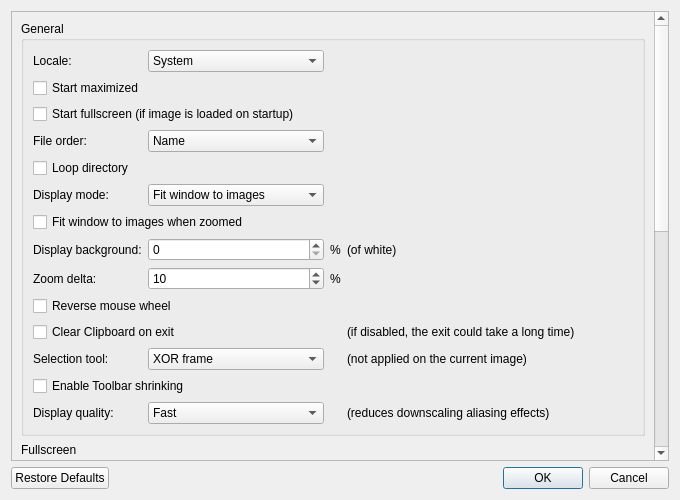
<?xml version="1.0" encoding="UTF-8"?>
<ui version="4.0">
 <class>PreferencesDialog</class>
 <widget class="QDialog" name="PreferencesDialog">
  <property name="windowModality">
   <enum>Qt::ApplicationModal</enum>
  </property>
  <property name="geometry">
   <rect>
    <x>0</x>
    <y>0</y>
    <width>680</width>
    <height>500</height>
   </rect>
  </property>
  <property name="minimumSize">
   <size>
    <width>680</width>
    <height>500</height>
   </size>
  </property>
  <property name="windowTitle">
   <string>Preferences</string>
  </property>
  <layout class="QGridLayout" name="gridLayout_2">
   <item row="1" column="0">
    <widget class="QDialogButtonBox" name="buttonBox">
     <property name="orientation">
      <enum>Qt::Horizontal</enum>
     </property>
     <property name="standardButtons">
      <set>QDialogButtonBox::Cancel|QDialogButtonBox::Ok|QDialogButtonBox::RestoreDefaults</set>
     </property>
    </widget>
   </item>
   <item row="0" column="0">
    <layout class="QVBoxLayout" name="verticalLayout">
     <item>
      <widget class="QScrollArea" name="scrollArea">
       <property name="widgetResizable">
        <bool>true</bool>
       </property>
       <widget class="QWidget" name="scrollAreaWidgetContents">
        <property name="geometry">
         <rect>
          <x>0</x>
          <y>0</y>
          <width>632</width>
          <height>953</height>
         </rect>
        </property>
        <layout class="QVBoxLayout" name="verticalLayout_3">
         <item>
          <widget class="QGroupBox" name="groupBox">
           <property name="sizePolicy">
            <sizepolicy hsizetype="Preferred" vsizetype="Minimum">
             <horstretch>0</horstretch>
             <verstretch>0</verstretch>
            </sizepolicy>
           </property>
           <property name="title">
            <string>General</string>
           </property>
           <layout class="QGridLayout" name="gridLayout">
            <item row="7" column="1">
             <widget class="QSpinBox" name="spinBoxDisplayBackground">
              <property name="maximum">
               <number>100</number>
              </property>
             </widget>
            </item>
            <item row="7" column="3">
             <widget class="QLabel" name="labelDisplayBackgroundExplain">
              <property name="text">
               <string>(of white)</string>
              </property>
             </widget>
            </item>
            <item row="8" column="2">
             <widget class="QLabel" name="labelSuffixPercent2">
              <property name="text">
               <string>%</string>
              </property>
             </widget>
            </item>
            <item row="11" column="0">
             <widget class="QLabel" name="labelSelector">
              <property name="text">
               <string>Selection tool:</string>
              </property>
             </widget>
            </item>
            <item row="6" column="0" colspan="2">
             <widget class="QCheckBox" name="checkBoxFitWindowWhenZoomed">
              <property name="text">
               <string>Fit window to images when zoomed</string>
              </property>
             </widget>
            </item>
            <item row="3" column="1">
             <widget class="QComboBox" name="comboBoxFileOrder">
              <item>
               <property name="text">
                <string>Name</string>
               </property>
              </item>
              <item>
               <property name="text">
                <string>Name (reversed)</string>
               </property>
              </item>
              <item>
               <property name="text">
                <string>Time</string>
               </property>
              </item>
              <item>
               <property name="text">
                <string>Time (reversed)</string>
               </property>
              </item>
             </widget>
            </item>
            <item row="14" column="3">
             <widget class="QLabel" name="labelDisplayQualityExplain">
              <property name="text">
               <string>(reduces downscaling aliasing effects)</string>
              </property>
             </widget>
            </item>
            <item row="3" column="0">
             <widget class="QLabel" name="labelFileOrder">
              <property name="text">
               <string>File order:</string>
              </property>
             </widget>
            </item>
            <item row="0" column="3">
             <spacer name="horizontalSpacer">
              <property name="orientation">
               <enum>Qt::Horizontal</enum>
              </property>
              <property name="sizeHint" stdset="0">
               <size>
                <width>40</width>
                <height>20</height>
               </size>
              </property>
             </spacer>
            </item>
            <item row="14" column="1">
             <widget class="QComboBox" name="comboBoxDisplayQuality">
              <item>
               <property name="text">
                <string>Fast</string>
               </property>
              </item>
              <item>
               <property name="text">
                <string>Quality</string>
               </property>
              </item>
             </widget>
            </item>
            <item row="7" column="2">
             <widget class="QLabel" name="labelSuffixPercent1">
              <property name="text">
               <string>%</string>
              </property>
             </widget>
            </item>
            <item row="9" column="0" colspan="2">
             <widget class="QCheckBox" name="checkBoxReverseMouseWheel">
              <property name="text">
               <string>Reverse mouse wheel</string>
              </property>
             </widget>
            </item>
            <item row="5" column="0">
             <widget class="QLabel" name="labelDisplayMode">
              <property name="text">
               <string>Display mode:</string>
              </property>
             </widget>
            </item>
            <item row="8" column="1">
             <widget class="QSpinBox" name="spinBoxZoomDelta">
              <property name="minimum">
               <number>1</number>
              </property>
              <property name="value">
               <number>10</number>
              </property>
             </widget>
            </item>
            <item row="10" column="3">
             <widget class="QLabel" name="labelClearClipboardExplain">
              <property name="text">
               <string>(if disabled, the exit could take a long time)</string>
              </property>
             </widget>
            </item>
            <item row="4" column="0" colspan="2">
             <widget class="QCheckBox" name="checkBoxLoopDir">
              <property name="text">
               <string>Loop directory</string>
              </property>
             </widget>
            </item>
            <item row="7" column="0">
             <widget class="QLabel" name="labelDisplayBackground">
              <property name="text">
               <string>Display background:</string>
              </property>
             </widget>
            </item>
            <item row="11" column="1">
             <widget class="QComboBox" name="comboBoxSelector">
              <item>
               <property name="text">
                <string>XOR frame</string>
               </property>
              </item>
              <item>
               <property name="text">
                <string>Highlight (fast)</string>
               </property>
              </item>
             </widget>
            </item>
            <item row="11" column="3">
             <widget class="QLabel" name="labelSelectorExplain">
              <property name="text">
               <string>(not applied on the current image)</string>
              </property>
             </widget>
            </item>
            <item row="10" column="0" colspan="2">
             <widget class="QCheckBox" name="checkBoxClearClipboard">
              <property name="text">
               <string>Clear Clipboard on exit</string>
              </property>
             </widget>
            </item>
            <item row="8" column="0">
             <widget class="QLabel" name="labelZoomDelta">
              <property name="text">
               <string>Zoom delta:</string>
              </property>
             </widget>
            </item>
            <item row="12" column="0" colspan="2">
             <widget class="QCheckBox" name="checkBoxEnableToolbarShrinking">
              <property name="text">
               <string>Enable Toolbar shrinking</string>
              </property>
             </widget>
            </item>
            <item row="5" column="1">
             <widget class="QComboBox" name="comboBoxDisplayMode">
              <item>
               <property name="text">
                <string>Fit window to images</string>
               </property>
              </item>
              <item>
               <property name="text">
                <string>Fit all images to window</string>
               </property>
              </item>
              <item>
               <property name="text">
                <string>Fit large images to window</string>
               </property>
              </item>
              <item>
               <property name="text">
                <string>Do not fit</string>
               </property>
              </item>
              <item>
               <property name="text">
                <string>Fit images to desktop</string>
               </property>
              </item>
              <item>
               <property name="text">
                <string>Fit large images to desktop</string>
               </property>
              </item>
             </widget>
            </item>
            <item row="1" column="0" colspan="2">
             <widget class="QCheckBox" name="checkBoxStartMaximized">
              <property name="text">
               <string>Start maximized</string>
              </property>
             </widget>
            </item>
            <item row="14" column="0">
             <widget class="QLabel" name="labelDisplayQuality">
              <property name="text">
               <string>Display quality:</string>
              </property>
             </widget>
            </item>
            <item row="0" column="1">
             <widget class="QComboBox" name="comboBoxLocale">
              <property name="sizePolicy">
               <sizepolicy hsizetype="Minimum" vsizetype="Fixed">
                <horstretch>0</horstretch>
                <verstretch>0</verstretch>
               </sizepolicy>
              </property>
              <item>
               <property name="text">
                <string>System</string>
               </property>
              </item>
             </widget>
            </item>
            <item row="0" column="0">
             <widget class="QLabel" name="labelLocale">
              <property name="sizePolicy">
               <sizepolicy hsizetype="Minimum" vsizetype="Preferred">
                <horstretch>0</horstretch>
                <verstretch>0</verstretch>
               </sizepolicy>
              </property>
              <property name="text">
               <string>Locale:</string>
              </property>
             </widget>
            </item>
            <item row="2" column="0" colspan="4">
             <widget class="QCheckBox" name="checkBoxStartFullscreen">
              <property name="text">
               <string>Start fullscreen (if image is loaded on startup)</string>
              </property>
             </widget>
            </item>
           </layout>
          </widget>
         </item>
         <item>
          <widget class="QGroupBox" name="groupBoxFs">
           <property name="sizePolicy">
            <sizepolicy hsizetype="Preferred" vsizetype="Minimum">
             <horstretch>0</horstretch>
             <verstretch>0</verstretch>
            </sizepolicy>
           </property>
           <property name="title">
            <string>Fullscreen</string>
           </property>
           <layout class="QGridLayout" name="gridLayout_3">
            <item row="6" column="0">
             <widget class="QLabel" name="labelFsIndicatorFontSize">
              <property name="text">
               <string>Indicator font size:</string>
              </property>
             </widget>
            </item>
            <item row="2" column="0" colspan="2">
             <widget class="QCheckBox" name="checkBoxFsFileIndexIndicator">
              <property name="text">
               <string>Enable file index indicator</string>
              </property>
             </widget>
            </item>
            <item row="4" column="1">
             <widget class="QComboBox" name="comboBoxFsIndicatorColor">
              <item>
               <property name="text">
                <string>Dark gray</string>
               </property>
              </item>
              <item>
               <property name="text">
                <string>Gray</string>
               </property>
              </item>
              <item>
               <property name="text">
                <string>Light gray</string>
               </property>
              </item>
              <item>
               <property name="text">
                <string>White</string>
               </property>
              </item>
              <item>
               <property name="text">
                <string>Dark red</string>
               </property>
              </item>
              <item>
               <property name="text">
                <string>Red</string>
               </property>
              </item>
              <item>
               <property name="text">
                <string>Dark green</string>
               </property>
              </item>
              <item>
               <property name="text">
                <string>Green</string>
               </property>
              </item>
              <item>
               <property name="text">
                <string>Dark Blue</string>
               </property>
              </item>
              <item>
               <property name="text">
                <string>Blue</string>
               </property>
              </item>
             </widget>
            </item>
            <item row="1" column="0">
             <widget class="QLabel" name="labelFsDisplayMode">
              <property name="text">
               <string>Display mode:</string>
              </property>
             </widget>
            </item>
            <item row="1" column="1">
             <widget class="QComboBox" name="comboBoxFsDisplayMode">
              <item>
               <property name="text">
                <string>Fit all images to display</string>
               </property>
              </item>
              <item>
               <property name="text">
                <string>Fit large images to display</string>
               </property>
              </item>
             </widget>
            </item>
            <item row="3" column="0" colspan="2">
             <widget class="QCheckBox" name="checkBoxFsFileNameIndicator">
              <property name="text">
               <string>Enable file name indicator</string>
              </property>
             </widget>
            </item>
            <item row="6" column="2">
             <widget class="QLabel" name="labelSuffixPixel1">
              <property name="text">
               <string>px</string>
              </property>
             </widget>
            </item>
            <item row="1" column="3">
             <spacer name="horizontalSpacer_2">
              <property name="orientation">
               <enum>Qt::Horizontal</enum>
              </property>
              <property name="sizeHint" stdset="0">
               <size>
                <width>40</width>
                <height>20</height>
               </size>
              </property>
             </spacer>
            </item>
            <item row="0" column="0" colspan="2">
             <widget class="QCheckBox" name="checkBoxFsHideCursor">
              <property name="text">
               <string>Hide cursor</string>
              </property>
             </widget>
            </item>
            <item row="6" column="1">
             <widget class="QSpinBox" name="spinBoxFsIndicatorFontSize">
              <property name="minimum">
               <number>1</number>
              </property>
              <property name="value">
               <number>8</number>
              </property>
             </widget>
            </item>
            <item row="4" column="0">
             <widget class="QLabel" name="labelFsIndicatorColor">
              <property name="text">
               <string>Indicator color:</string>
              </property>
             </widget>
            </item>
            <item row="5" column="1">
             <widget class="QFontComboBox" name="fontComboBoxFsIndicatorFontFamily"/>
            </item>
            <item row="5" column="0">
             <widget class="QLabel" name="labelFsIndicatorFontFamily">
              <property name="text">
               <string>Indicator font:</string>
              </property>
             </widget>
            </item>
           </layout>
          </widget>
         </item>
         <item>
          <widget class="QGroupBox" name="groupBoxUs">
           <property name="sizePolicy">
            <sizepolicy hsizetype="Preferred" vsizetype="Minimum">
             <horstretch>0</horstretch>
             <verstretch>0</verstretch>
            </sizepolicy>
           </property>
           <property name="title">
            <string>Undo stack</string>
           </property>
           <layout class="QGridLayout" name="gridLayout_4">
            <item row="0" column="1">
             <widget class="QSpinBox" name="spinBoxUsMinimumSteps">
              <property name="minimum">
               <number>1</number>
              </property>
              <property name="maximum">
               <number>999</number>
              </property>
             </widget>
            </item>
            <item row="1" column="0">
             <widget class="QLabel" name="labelUsMemoryLimit">
              <property name="text">
               <string>Memory limit:</string>
              </property>
             </widget>
            </item>
            <item row="0" column="0">
             <widget class="QLabel" name="labelUsMinimumSteps">
              <property name="text">
               <string>Minimum number of steps:</string>
              </property>
             </widget>
            </item>
            <item row="1" column="1">
             <widget class="QSpinBox" name="spinBoxUsMemoryLimit">
              <property name="minimum">
               <number>1</number>
              </property>
              <property name="maximum">
               <number>65536</number>
              </property>
             </widget>
            </item>
            <item row="0" column="3">
             <spacer name="horizontalSpacer_3">
              <property name="orientation">
               <enum>Qt::Horizontal</enum>
              </property>
              <property name="sizeHint" stdset="0">
               <size>
                <width>40</width>
                <height>20</height>
               </size>
              </property>
             </spacer>
            </item>
            <item row="1" column="2">
             <widget class="QLabel" name="labelSuffixMegaByte1">
              <property name="text">
               <string>MB</string>
              </property>
             </widget>
            </item>
           </layout>
          </widget>
         </item>
         <item>
          <widget class="QGroupBox" name="groupBoxTh">
           <property name="title">
            <string>Thumbnails</string>
           </property>
           <layout class="QGridLayout" name="gridLayout_5">
            <item row="3" column="1">
             <widget class="QSpinBox" name="spinBoxThScrollSpeed">
              <property name="minimum">
               <number>1</number>
              </property>
              <property name="maximum">
               <number>999</number>
              </property>
             </widget>
            </item>
            <item row="0" column="1">
             <widget class="QSpinBox" name="spinBoxThCacheSize">
              <property name="minimum">
               <number>256</number>
              </property>
              <property name="maximum">
               <number>8192</number>
              </property>
             </widget>
            </item>
            <item row="3" column="0">
             <widget class="QLabel" name="labelThScrollSpeed">
              <property name="text">
               <string>Scroll speed:</string>
              </property>
             </widget>
            </item>
            <item row="0" column="0">
             <widget class="QLabel" name="labelThCacheSize">
              <property name="text">
               <string>Cache size:</string>
              </property>
             </widget>
            </item>
            <item row="2" column="0">
             <widget class="QLabel" name="labelThMultithreading">
              <property name="text">
               <string>Multithreading:</string>
              </property>
             </widget>
            </item>
            <item row="2" column="1">
             <widget class="QComboBox" name="comboBoxThMultithreading">
              <item>
               <property name="text">
                <string>Auto</string>
               </property>
              </item>
              <item>
               <property name="text">
                <string>1</string>
               </property>
              </item>
              <item>
               <property name="text">
                <string>2</string>
               </property>
              </item>
              <item>
               <property name="text">
                <string>4</string>
               </property>
              </item>
              <item>
               <property name="text">
                <string>8</string>
               </property>
              </item>
              <item>
               <property name="text">
                <string>16</string>
               </property>
              </item>
              <item>
               <property name="text">
                <string>32</string>
               </property>
              </item>
              <item>
               <property name="text">
                <string>64</string>
               </property>
              </item>
             </widget>
            </item>
            <item row="0" column="2">
             <spacer name="horizontalSpacer_4">
              <property name="orientation">
               <enum>Qt::Horizontal</enum>
              </property>
              <property name="sizeHint" stdset="0">
               <size>
                <width>40</width>
                <height>20</height>
               </size>
              </property>
             </spacer>
            </item>
            <item row="1" column="0" colspan="2">
             <widget class="QCheckBox" name="checkBoxThPreloading">
              <property name="text">
               <string>Preloading</string>
              </property>
             </widget>
            </item>
           </layout>
          </widget>
         </item>
         <item>
          <spacer name="verticalSpacer">
           <property name="orientation">
            <enum>Qt::Vertical</enum>
           </property>
           <property name="sizeHint" stdset="0">
            <size>
             <width>20</width>
             <height>40</height>
            </size>
           </property>
          </spacer>
         </item>
        </layout>
       </widget>
      </widget>
     </item>
    </layout>
   </item>
  </layout>
 </widget>
 <tabstops>
  <tabstop>scrollArea</tabstop>
  <tabstop>comboBoxLocale</tabstop>
  <tabstop>checkBoxStartMaximized</tabstop>
  <tabstop>comboBoxFileOrder</tabstop>
  <tabstop>checkBoxLoopDir</tabstop>
  <tabstop>comboBoxDisplayMode</tabstop>
  <tabstop>checkBoxFitWindowWhenZoomed</tabstop>
  <tabstop>spinBoxDisplayBackground</tabstop>
  <tabstop>spinBoxZoomDelta</tabstop>
  <tabstop>checkBoxReverseMouseWheel</tabstop>
  <tabstop>checkBoxClearClipboard</tabstop>
  <tabstop>checkBoxFsHideCursor</tabstop>
  <tabstop>comboBoxFsDisplayMode</tabstop>
  <tabstop>checkBoxFsFileIndexIndicator</tabstop>
  <tabstop>checkBoxFsFileNameIndicator</tabstop>
  <tabstop>comboBoxFsIndicatorColor</tabstop>
  <tabstop>fontComboBoxFsIndicatorFontFamily</tabstop>
  <tabstop>spinBoxFsIndicatorFontSize</tabstop>
  <tabstop>spinBoxUsMinimumSteps</tabstop>
  <tabstop>spinBoxUsMemoryLimit</tabstop>
  <tabstop>spinBoxThCacheSize</tabstop>
  <tabstop>checkBoxThPreloading</tabstop>
  <tabstop>comboBoxThMultithreading</tabstop>
  <tabstop>spinBoxThScrollSpeed</tabstop>
 </tabstops>
 <resources/>
 <connections>
  <connection>
   <sender>buttonBox</sender>
   <signal>accepted()</signal>
   <receiver>PreferencesDialog</receiver>
   <slot>accept()</slot>
   <hints>
    <hint type="sourcelabel">
     <x>248</x>
     <y>254</y>
    </hint>
    <hint type="destinationlabel">
     <x>157</x>
     <y>274</y>
    </hint>
   </hints>
  </connection>
  <connection>
   <sender>buttonBox</sender>
   <signal>rejected()</signal>
   <receiver>PreferencesDialog</receiver>
   <slot>reject()</slot>
   <hints>
    <hint type="sourcelabel">
     <x>316</x>
     <y>260</y>
    </hint>
    <hint type="destinationlabel">
     <x>286</x>
     <y>274</y>
    </hint>
   </hints>
  </connection>
 </connections>
</ui>
